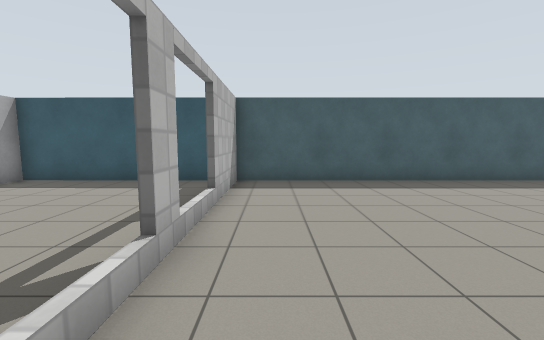
View 1 (above)

16 first-person views from a walk through a world built for the Gazebo simulator. The camera is 1.2 m above the floor, tilts 6° down and sees 90° across. The floor is counted in squares, 1 m on a side. Each view is taken from the middle of a square. On the plan, view 1 faces up. The plan holds only what a view shows up to about 12 squares ahead; the rest is blank. Gazebo's built-in surfaces are drawn with simple patterns.

View 2
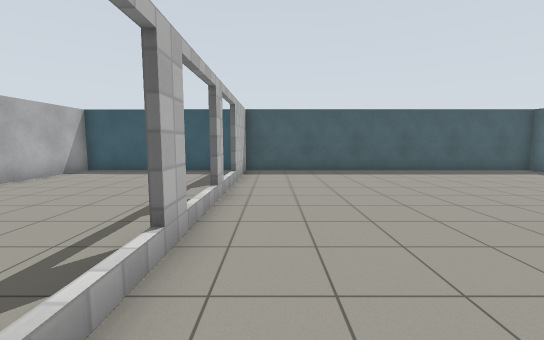

View 3
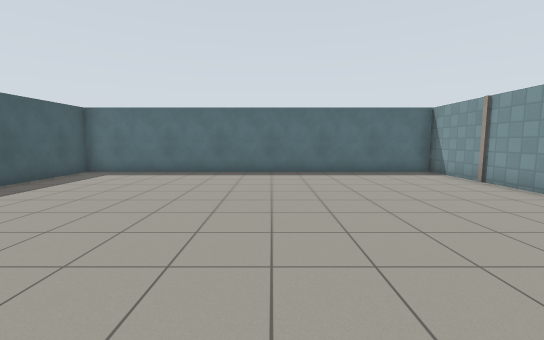

View 4
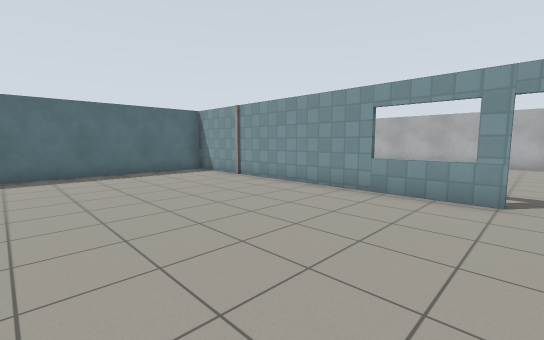

View 5
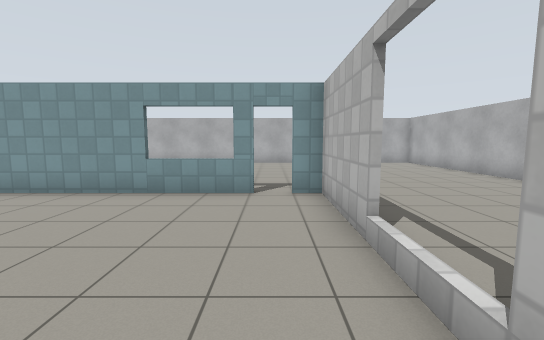

View 6
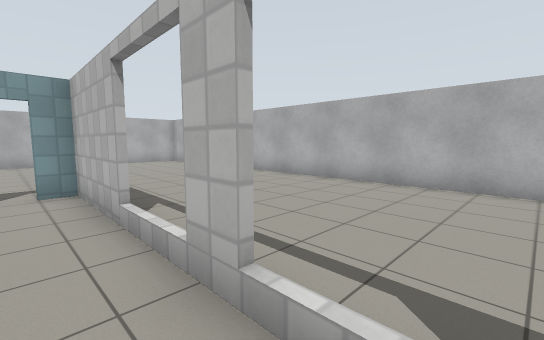

View 7
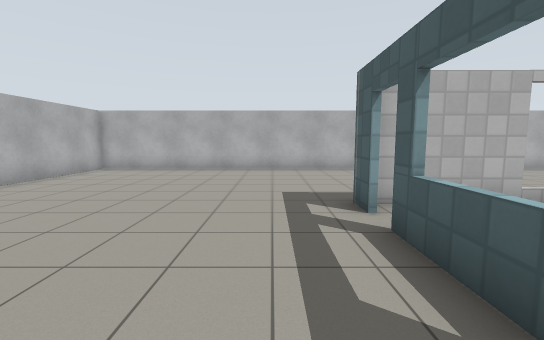

View 8
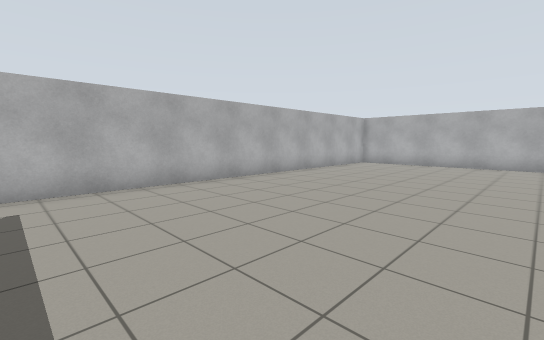

View 9
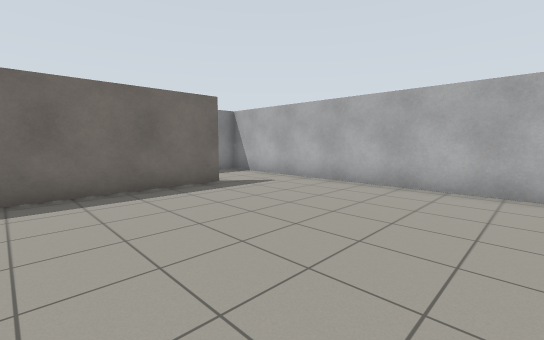

View 10
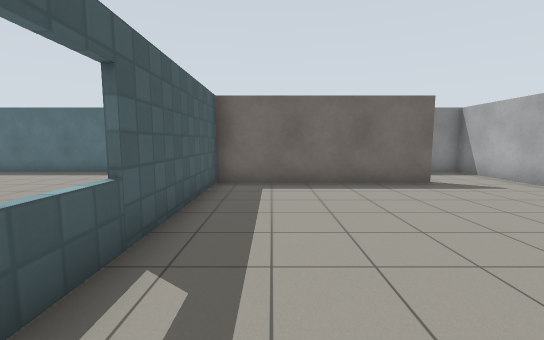

View 11
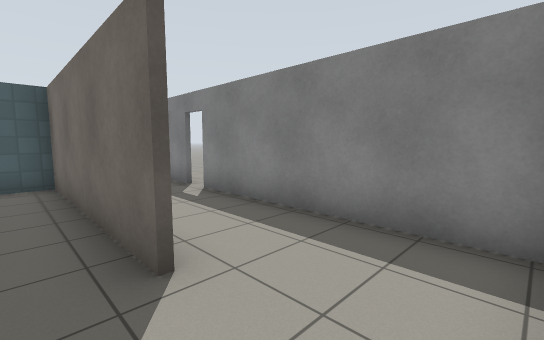

View 12
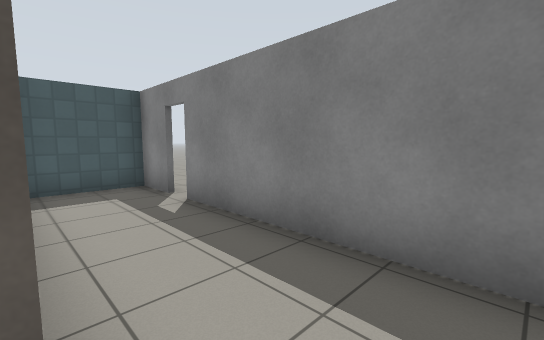

View 13
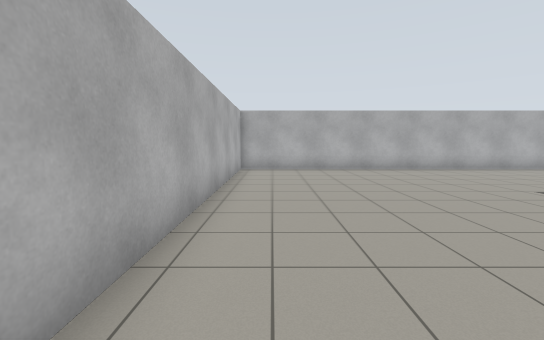

View 14
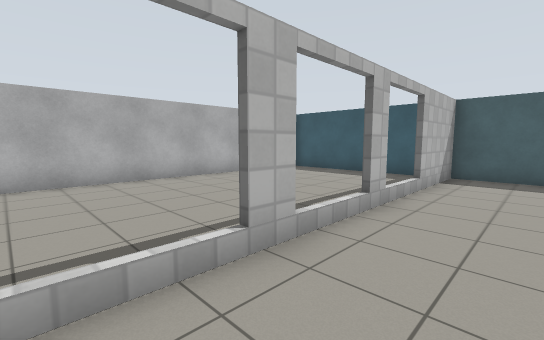

View 15
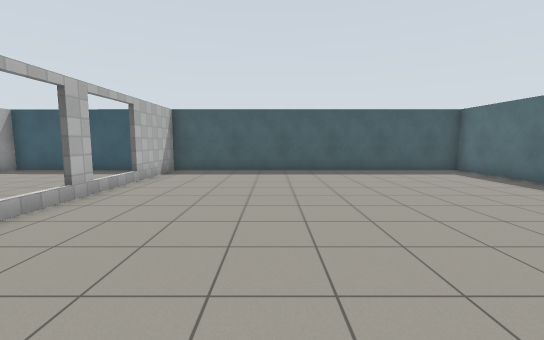

View 16
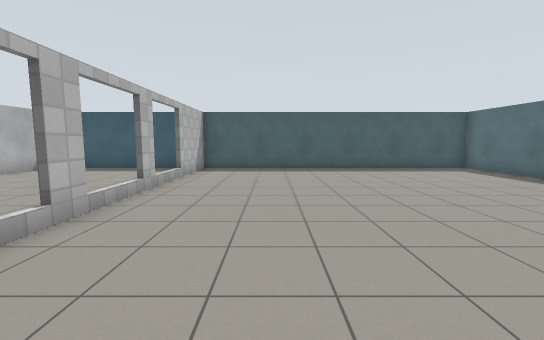

### Floor plan
Key: @ floor where view 1 was taken; # wall or solid block; . floor; D open door; = window, fence, low wall or low ledge; T thing the floor can be seen under or through.
Columns run from 8 left of view 1 to 11 right of it. Each row starts with its distance up from view 1.
  8 ####################
  7 #......#...........#
  6 #......T...........#
  5 #......T...........#
  4 #......=...........#
  3 #......#...........#
  2 #......=...........#
  1 #......=...........#
  0 #......#@..........#
 -1 #......=...........#
 -2 #......T...........#
 -3 #......T...........#
 -4 #......#...........#
 -5 #......#D#=#########
 -6 #...............#..#
 -7 #...............#..D
 -8 #...............#..D
 -9 #...............#..#
-10 #...............#..#
-11 #...............#..#
-12 #..................#
-13 #..................#
-14 ##########........##
-15          ##########

Where each view was taken, in squares from view 1:
view 1: 0 up, 0 right, facing up
view 2: 3 down, 0 right, facing up
view 3: 1 up, 0 right, facing right
view 4: 1 up, 0 right, facing down-right
view 5: 1 up, 0 right, facing down
view 6: 2 up, 0 right, facing down-left
view 7: 7 down, 4 right, facing left
view 8: 7 down, 7 right, facing down-left
view 9: 7 down, 1 right, facing down-right
view 10: 7 down, 0 right, facing right
view 11: 14 down, 7 right, facing up-right
view 12: 13 down, 8 right, facing up-right
view 13: 13 down, 4 right, facing left
view 14: 2 down, 1 right, facing up-left
view 15: 3 down, 3 right, facing up
view 16: 4 down, 2 right, facing up
